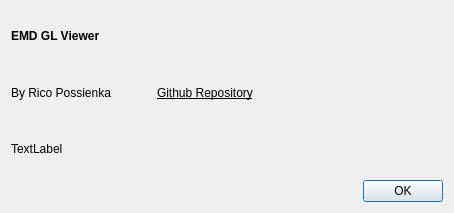
<?xml version="1.0" encoding="UTF-8"?>
<ui version="4.0">
 <class>About</class>
 <widget class="QDialog" name="About">
  <property name="geometry">
   <rect>
    <x>0</x>
    <y>0</y>
    <width>454</width>
    <height>213</height>
   </rect>
  </property>
  <property name="windowTitle">
   <string>Dialog</string>
  </property>
  <property name="windowIcon">
   <iconset resource="icons.qrc">
    <normaloff>:/icons/star.png</normaloff>:/icons/star.png</iconset>
  </property>
  <layout class="QVBoxLayout" name="verticalLayout_2">
   <item>
    <layout class="QVBoxLayout" name="verticalLayout">
     <item>
      <layout class="QVBoxLayout" name="verticalLayout_3">
       <item>
        <widget class="QLabel" name="label">
         <property name="font">
          <font>
           <weight>75</weight>
           <bold>true</bold>
          </font>
         </property>
         <property name="text">
          <string>EMD GL Viewer</string>
         </property>
        </widget>
       </item>
       <item>
        <layout class="QHBoxLayout" name="horizontalLayout">
         <item>
          <widget class="QLabel" name="label_3">
           <property name="text">
            <string>By Rico Possienka</string>
           </property>
          </widget>
         </item>
         <item>
          <widget class="QLabel" name="lblGitLink">
           <property name="font">
            <font>
             <underline>true</underline>
            </font>
           </property>
           <property name="cursor">
            <cursorShape>PointingHandCursor</cursorShape>
           </property>
           <property name="text">
            <string>Github Repository</string>
           </property>
           <property name="openExternalLinks">
            <bool>true</bool>
           </property>
           <property name="textInteractionFlags">
            <set>Qt::LinksAccessibleByMouse</set>
           </property>
          </widget>
         </item>
         <item>
          <widget class="QLabel" name="label_5">
           <property name="text">
            <string> </string>
           </property>
          </widget>
         </item>
        </layout>
       </item>
       <item>
        <widget class="QLabel" name="label_2">
         <property name="text">
          <string>TextLabel</string>
         </property>
        </widget>
       </item>
      </layout>
     </item>
    </layout>
   </item>
   <item>
    <widget class="QDialogButtonBox" name="buttonBox">
     <property name="orientation">
      <enum>Qt::Horizontal</enum>
     </property>
     <property name="standardButtons">
      <set>QDialogButtonBox::Ok</set>
     </property>
     <property name="centerButtons">
      <bool>false</bool>
     </property>
    </widget>
   </item>
  </layout>
 </widget>
 <resources>
  <include location="icons.qrc"/>
 </resources>
 <connections>
  <connection>
   <sender>buttonBox</sender>
   <signal>accepted()</signal>
   <receiver>About</receiver>
   <slot>close()</slot>
   <hints>
    <hint type="sourcelabel">
     <x>248</x>
     <y>254</y>
    </hint>
    <hint type="destinationlabel">
     <x>157</x>
     <y>274</y>
    </hint>
   </hints>
  </connection>
  <connection>
   <sender>buttonBox</sender>
   <signal>rejected()</signal>
   <receiver>About</receiver>
   <slot>close()</slot>
   <hints>
    <hint type="sourcelabel">
     <x>316</x>
     <y>260</y>
    </hint>
    <hint type="destinationlabel">
     <x>286</x>
     <y>274</y>
    </hint>
   </hints>
  </connection>
 </connections>
</ui>
